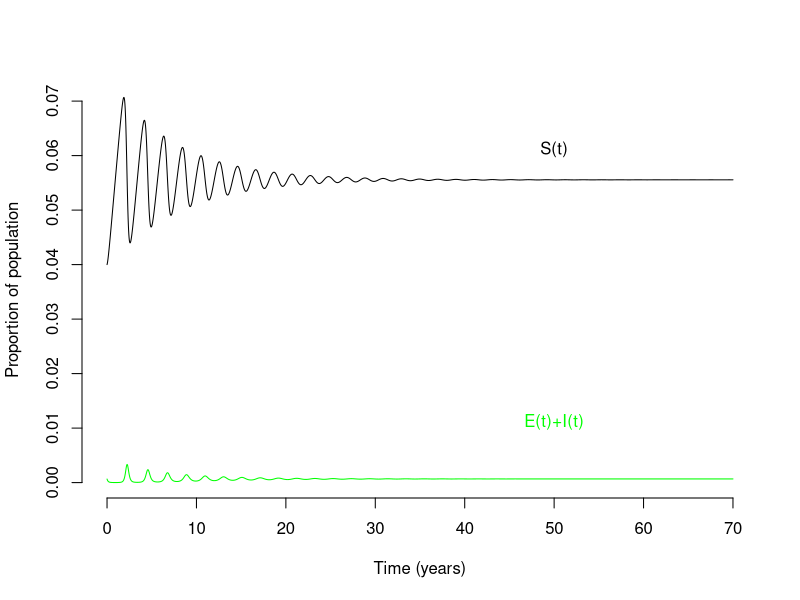
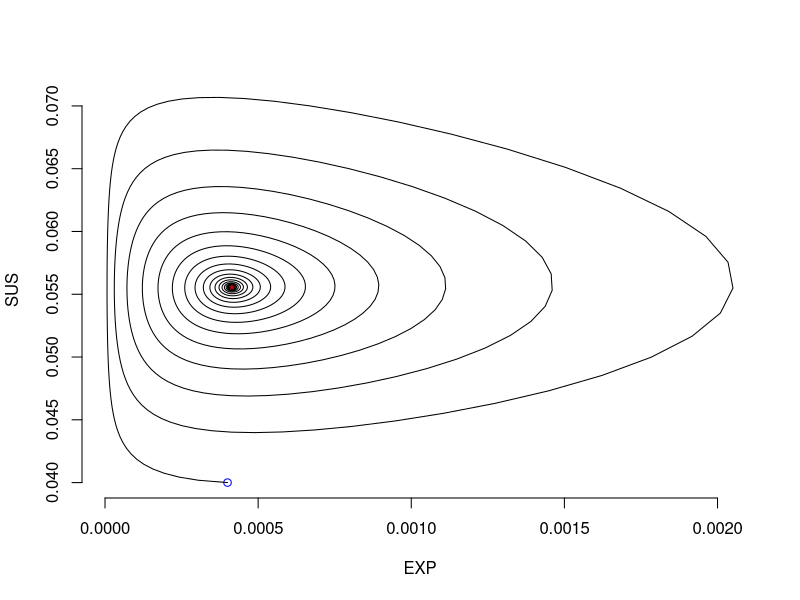
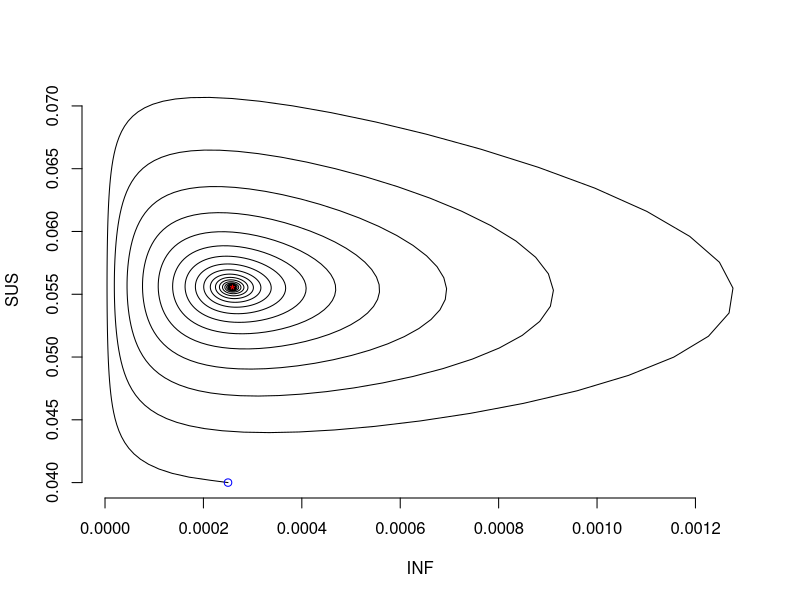

The R script that drew these images, in order:
# seir.R
# JRCP 06.05.09
# Updated for 2012
#
# NOTE: The model and parameters used in this tutorial modified from:
#
# Earn et al. _A Simple Model for Complex Dynamical Transitions in Epidemics._
# 2000; Science 287: 667-670; DOI: 10.1126/science.287.5453.667

beta_calc <- function(
    R_0, mu = 0.02 / 365.25, sigma = 1 / 8, gamma = 1 / 5
) {
  R_0 / ((sigma / (mu + sigma)) * (1 / (mu + gamma)))
}

S.star <- function(
    beta, N, mu = 0.02 / 365.25, sigma = 1 / 8, gamma = 1 / 5
) {
  N * ((mu + sigma) / beta) * ((mu + gamma) / sigma)
}

E.star <- function(
    beta, N, mu = 0.02 / 365.25, sigma = 1 / 8, gamma = 1 / 5
) {
  mu * (N - S.star(beta, N, mu, sigma, gamma)) / (mu + sigma)
}

I.star <- function(
    beta, N, mu = 0.02 / 365.25, sigma = 1 / 8, gamma = 1 / 5
) {
  (sigma / (mu + gamma)) * E.star(beta, N, mu, sigma, gamma)
}

R.star <- function(
    beta, N, mu = 0.02 / 365.25, sigma = 1 / 8, gamma = 1 / 5
) {
  (gamma / mu) * I.star(beta, N, mu, sigma, gamma)
}

N0 <- 500000

S.star(beta_calc(13), N0) +
  E.star(beta_calc(13), N0) +
  I.star(beta_calc(13), N0) +
  R.star(beta_calc(13), N0)

S.star(beta_calc(18), N0)
E.star(beta_calc(18), N0)
I.star(beta_calc(18), N0)
R.star(beta_calc(18), N0)

E.star(beta_calc(13), N0) + I.star(beta_calc(13), N0)

E.star(beta_calc(18), 300000) + I.star(beta_calc(18), 300000)

E.star(beta_calc(13), 7200) + I.star(beta_calc(13), 7200)
E.star(beta_calc(18), 7200) + I.star(beta_calc(18), 7200)

## NOTE: The rest of the script is used for the BONUS question.
## You are encouraged to continue commenting the script below this
## line but you should first complete benchmark questions 3 and
## 4 to ensure that you have mastered the script up to this point.

library(deSolve)

seir <- function(t, y, params) {
  S <- y[1]
  E <- y[2]
  I <- y[3]
  R <- y[4]
  
  beta <- params["beta"]
  N <- params["N"]
  mu <- params["mu"]
  sigma <- params["sigma"]
  gamma <- params["gamma"]
  nu <- mu * N
  
  dSdt <- nu - (beta * S * I / N) - (mu * S)
  dEdt <- (beta * S * I / N) - (mu * E) - (sigma * E)
  dIdt <- (sigma * E) - (mu * I) - (gamma * I)
  dRdt <- (gamma * I) - (mu * R)
  
  return(list(c(dSdt, dEdt, dIdt, dRdt)))
}

## Note that N0 is defined earlier in the script as 500,000.

param_vals <- c(
  beta = beta_calc(18), N = N0, mu = 0.02 / 365.25, sigma = 1 / 8, gamma = 1 / 5
)

times <- seq(0, 70 * 365, 10)

S0 <- 20000
E0 <- 200
I0 <- 125

## Stop and think about this. What is the level of immunity in
## the population for these initial conditions and a population
## size N0?

init <- c(sus = S0, exp = E0, inf = I0, rec = N0 - S0 - E0 -I0)

tc <- data.frame(lsoda(init, times, seir, param_vals))

plot(x = tc$time/365, y = tc$sus / N0,
     type = "l", xlab = "Time (years)", ylab = "Proportion of population",
     bty = "n", ylim = c(0, max(tc$sus / N0))
)
text(50, 1.1 * S.star(beta_calc(18), N0) / N0, "S(t)")
lines(tc$time / 365, (tc$exp + tc$inf) / N0, col = "green")
text(50, 0.2 * S.star(beta_calc(18), N0) / N0, "E(t)+I(t)", col = "green")

plot(tc$exp / N0, tc$sus / N0, type = "l", xlab = "EXP", ylab = "SUS", bty = "n")
points(E.star(beta_calc(18), N0) / N0, S.star(beta_calc(18), N0) / N0, pch = "*", col = "red")
points(E0 / N0, S0 / N0, col = "blue")

plot(tc$inf / N0, tc$sus / N0, type = "l", xlab = "INF", ylab = "SUS", bty = "n")
points(I.star(beta_calc(18), N0) / N0, S.star(beta_calc(18) , N0) / N0, pch = "*", col = "red")
points(I0 / N0, S0 / N0, col = "blue")

#' @section Benchmark Questions
#'
#' @question Comments?
#' This file contains code related to the SEIR model presented lectures, but the
#' code does not include any commenting. Add comments that describe the code
#' presented in seir.R. Make sure you understand each part of every line of the
#' code. You should be able to find the necessary information in the help files
#' for the `deSolve` library and the `lsoda()` function, but if anything also
#' feel free to ask the faculty or mentors for clarification.
#'
#' @question
#'
#' Use the functions E.star() and I.star() to fill in the missing parts of the
#' table on Slide 27 from this morning’s lecture:
#' That is, calculate the endemic equilibrium value for the number of infected
#' (exposed/latent + infectious) individuals in a population of 300,000 with an
#' R0 of 13 and in a population of 500,000 with an R0 of 18.
#'
#' @question
#' 
#' Write a new function that calculates the number of infected
#' individuals the endemic equilibrium value for the number of infected
#' (exposed/latent + infectious) individuals in a population from the arguments
#' population.size and reproduction.number
#'
#' @tip
#' 
#' answer should look like the following:

ei.star <- function(population.size, R0) {
  ouptut <- `????` # some code here
  return(output)
}

#' @question BONUS
#'
#' Using the seir() function as template, create a new function seir.seasonal()
#' that allows beta to vary with time. Define beta as a sinusoidal wave with a
#' period of 1 year, an amplitude of 0.08*β, and a mean value that would give
#' an R0 value of 18 for the non-seasonal model.
